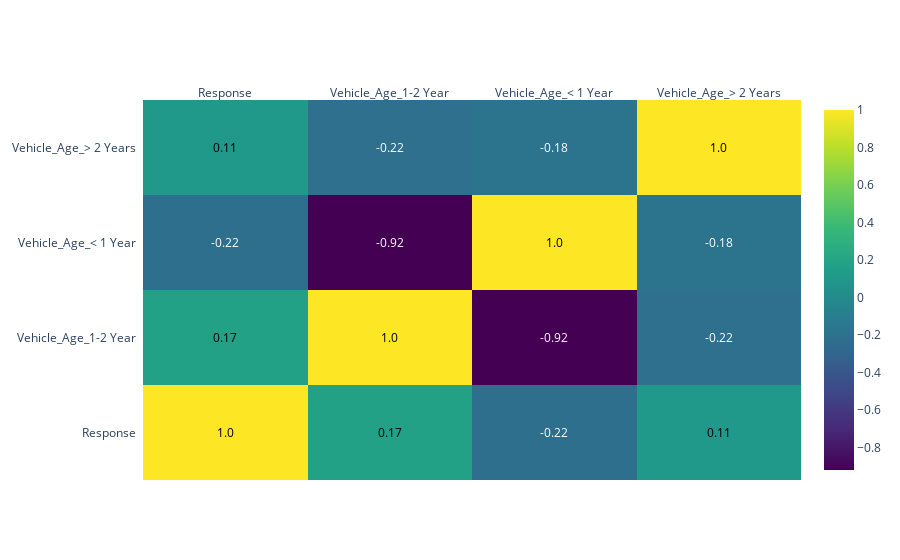

Notebook code cell kept with this figure:
### Code cell
# Вычисляем корреляцию
vehicle_age_df = df[['Vehicle_Age', 'Response']].copy()
vehicle_age_df = pd.get_dummies(vehicle_age_df, columns=['Vehicle_Age'])
corr_matrix_vehicle_age = vehicle_age_df.corr()
# Создаем тепловую карту (heatmap)
fig = ff.create_annotated_heatmap(
    z=corr_matrix_vehicle_age.values,
    x=list(corr_matrix_vehicle_age.columns),
    y=list(corr_matrix_vehicle_age.index),
    colorscale='Viridis',  # Цветовая схема
    annotation_text=corr_matrix_vehicle_age.round(2).values,  # Округляем до 2 знаков
    showscale=True
)
# Отображаем график
fig.show()

### Figure 1 — Plotly figure (JSON) as saved in the notebook; plotly's stock layout.template omitted (floating-point values rounded to 4 significant figures)
{"data": [{"colorscale": [[0, "#440154"], [0.1111, "#482878"], [0.2222, "#3e4989"], [0.3333, "#31688e"], [0.4444, "#26828e"], [0.5556, "#1f9e89"], [0.6667, "#35b779"], [0.7778, "#6ece58"], [0.8889, "#b5de2b"], [1, "#fde725"]], "reversescale": false, "showscale": true, "type": "heatmap", "x": ["Response", "Vehicle_Age_1-2 Year", "Vehicle_Age_< 1 Year", "Vehicle_Age_> 2 Years"], "y": ["Response", "Vehicle_Age_1-2 Year", "Vehicle_Age_< 1 Year", "Vehicle_Age_> 2 Years"], "z": [[1.0, 0.1734, -0.2195, 0.1116], [0.1734, 1.0, -0.9197, -0.2167], [-0.2195, -0.9197, 1.0, -0.184], [0.1116, -0.2167, -0.184, 1.0]]}], "layout": {"annotations": [{"font": {"color": "#000000"}, "showarrow": false, "text": "1.0", "x": "Response", "xref": "x", "y": "Response", "yref": "y"}, {"font": {"color": "#000000"}, "showarrow": false, "text": "0.17", "x": "Vehicle_Age_1-2 Year", "xref": "x", "y": "Response", "yref": "y"}, {"font": {"color": "#FFFFFF"}, "showarrow": false, "text": "-0.22", "x": "Vehicle_Age_< 1 Year", "xref": "x", "y": "Response", "yref": "y"}, {"font": {"color": "#000000"}, "showarrow": false, "text": "0.11", "x": "Vehicle_Age_> 2 Years", "xref": "x", "y": "Response", "yref": "y"}, {"font": {"color": "#000000"}, "showarrow": false, "text": "0.17", "x": "Response", "xref": "x", "y": "Vehicle_Age_1-2 Year", "yref": "y"}, {"font": {"color": "#000000"}, "showarrow": false, "text": "1.0", "x": "Vehicle_Age_1-2 Year", "xref": "x", "y": "Vehicle_Age_1-2 Year", "yref": "y"}, {"font": {"color": "#FFFFFF"}, "showarrow": false, "text": "-0.92", "x": "Vehicle_Age_< 1 Year", "xref": "x", "y": "Vehicle_Age_1-2 Year", "yref": "y"}, {"font": {"color": "#FFFFFF"}, "showarrow": false, "text": "-0.22", "x": "Vehicle_Age_> 2 Years", "xref": "x", "y": "Vehicle_Age_1-2 Year", "yref": "y"}, {"font": {"color": "#FFFFFF"}, "showarrow": false, "text": "-0.22", "x": "Response", "xref": "x", "y": "Vehicle_Age_< 1 Year", "yref": "y"}, {"font": {"color": "#FFFFFF"}, "showarrow": false, "text": "-0.92", "x": "Vehicle_Age_1-2 Year", "xref": "x", "y": "Vehicle_Age_< 1 Year", "yref": "y"}, {"font": {"color": "#000000"}, "showarrow": false, "text": "1.0", "x": "Vehicle_Age_< 1 Year", "xref": "x", "y": "Vehicle_Age_< 1 Year", "yref": "y"}, {"font": {"color": "#FFFFFF"}, "showarrow": false, "text": "-0.18", "x": "Vehicle_Age_> 2 Years", "xref": "x", "y": "Vehicle_Age_< 1 Year", "yref": "y"}, {"font": {"color": "#000000"}, "showarrow": false, "text": "0.11", "x": "Response", "xref": "x", "y": "Vehicle_Age_> 2 Years", "yref": "y"}, {"font": {"color": "#FFFFFF"}, "showarrow": false, "text": "-0.22", "x": "Vehicle_Age_1-2 Year", "xref": "x", "y": "Vehicle_Age_> 2 Years", "yref": "y"}, {"font": {"color": "#FFFFFF"}, "showarrow": false, "text": "-0.18", "x": "Vehicle_Age_< 1 Year", "xref": "x", "y": "Vehicle_Age_> 2 Years", "yref": "y"}, {"font": {"color": "#000000"}, "showarrow": false, "text": "1.0", "x": "Vehicle_Age_> 2 Years", "xref": "x", "y": "Vehicle_Age_> 2 Years", "yref": "y"}], "xaxis": {"dtick": 1, "gridcolor": "rgb(0, 0, 0)", "side": "top", "ticks": ""}, "yaxis": {"dtick": 1, "ticks": "", "ticksuffix": "  "}}}
